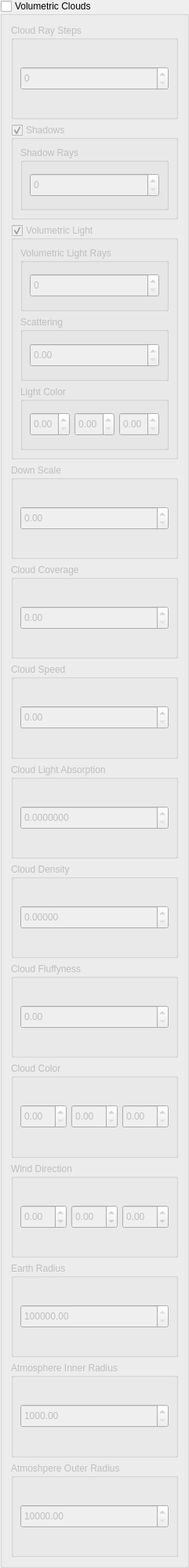
                   <widget class="QGroupBox" name="volumetricClouds">
                    <property name="minimumSize">
                     <size>
                      <width>0</width>
                      <height>2000</height>
                     </size>
                    </property>
                    <property name="title">
                     <string>Volumetric Clouds</string>
                    </property>
                    <property name="checkable">
                     <bool>true</bool>
                    </property>
                    <property name="checked">
                     <bool>false</bool>
                    </property>
                    <layout class="QVBoxLayout" name="verticalLayout_35">
                     <item>
                      <widget class="QGroupBox" name="groupBox_8">
                       <property name="title">
                        <string>Cloud Ray Steps</string>
                       </property>
                       <layout class="QVBoxLayout" name="verticalLayout_26">
                        <item>
                         <widget class="QSpinBox" name="vcCloudRaySteps">
                          <property name="minimumSize">
                           <size>
                            <width>0</width>
                            <height>30</height>
                           </size>
                          </property>
                          <property name="maximum">
                           <number>500</number>
                          </property>
                         </widget>
                        </item>
                       </layout>
                      </widget>
                     </item>
                     <item>
                      <widget class="QGroupBox" name="vcShadows">
                       <property name="enabled">
                        <bool>false</bool>
                       </property>
                       <property name="title">
                        <string>Shadows</string>
                       </property>
                       <property name="checkable">
                        <bool>true</bool>
                       </property>
                       <layout class="QVBoxLayout" name="verticalLayout_48">
                        <item>
                         <widget class="QGroupBox" name="groupBox_9">
                          <property name="title">
                           <string>Shadow Rays</string>
                          </property>
                          <layout class="QVBoxLayout" name="verticalLayout_49">
                           <item>
                            <widget class="QSpinBox" name="vcShadowRays">
                             <property name="minimumSize">
                              <size>
                               <width>0</width>
                               <height>30</height>
                              </size>
                             </property>
                             <property name="maximum">
                              <number>500</number>
                             </property>
                            </widget>
                           </item>
                          </layout>
                         </widget>
                        </item>
                       </layout>
                      </widget>
                     </item>
                     <item>
                      <widget class="QGroupBox" name="vcVolumetricLight">
                       <property name="minimumSize">
                        <size>
                         <width>0</width>
                         <height>300</height>
                        </size>
                       </property>
                       <property name="title">
                        <string>Volumetric Light</string>
                       </property>
                       <property name="checkable">
                        <bool>true</bool>
                       </property>
                       <layout class="QVBoxLayout" name="verticalLayout_50">
                        <item>
                         <widget class="QGroupBox" name="groupBox_15">
                          <property name="title">
                           <string>Volumetric Light Rays</string>
                          </property>
                          <layout class="QVBoxLayout" name="verticalLayout_51">
                           <item>
                            <widget class="QSpinBox" name="vcVolumetricLightRays">
                             <property name="minimumSize">
                              <size>
                               <width>0</width>
                               <height>30</height>
                              </size>
                             </property>
                             <property name="maximum">
                              <number>500</number>
                             </property>
                            </widget>
                           </item>
                          </layout>
                         </widget>
                        </item>
                        <item>
                         <widget class="QGroupBox" name="groupBox_26">
                          <property name="title">
                           <string>Scattering</string>
                          </property>
                          <layout class="QVBoxLayout" name="verticalLayout_52">
                           <item>
                            <widget class="QDoubleSpinBox" name="vcVLScattering">
                             <property name="minimumSize">
                              <size>
                               <width>0</width>
                               <height>30</height>
                              </size>
                             </property>
                             <property name="maximum">
                              <double>1.000000000000000</double>
                             </property>
                             <property name="singleStep">
                              <double>0.100000000000000</double>
                             </property>
                            </widget>
                           </item>
                          </layout>
                         </widget>
                        </item>
                        <item>
                         <widget class="QGroupBox" name="groupBox_25">
                          <property name="title">
                           <string>Light Color</string>
                          </property>
                          <layout class="QHBoxLayout" name="horizontalLayout_19">
                           <item>
                            <widget class="QDoubleSpinBox" name="vcVLCol0">
                             <property name="minimumSize">
                              <size>
                               <width>0</width>
                               <height>30</height>
                              </size>
                             </property>
                             <property name="maximum">
                              <double>1.000000000000000</double>
                             </property>
                             <property name="singleStep">
                              <double>0.100000000000000</double>
                             </property>
                            </widget>
                           </item>
                           <item>
                            <widget class="QDoubleSpinBox" name="vcVLCol1">
                             <property name="minimumSize">
                              <size>
                               <width>0</width>
                               <height>30</height>
                              </size>
                             </property>
                             <property name="maximum">
                              <double>1.000000000000000</double>
                             </property>
                             <property name="singleStep">
                              <double>0.100000000000000</double>
                             </property>
                            </widget>
                           </item>
                           <item>
                            <widget class="QDoubleSpinBox" name="vcVLCol2">
                             <property name="minimumSize">
                              <size>
                               <width>0</width>
                               <height>30</height>
                              </size>
                             </property>
                             <property name="minimum">
                              <double>0.000000000000000</double>
                             </property>
                             <property name="maximum">
                              <double>1.000000000000000</double>
                             </property>
                             <property name="singleStep">
                              <double>0.100000000000000</double>
                             </property>
                            </widget>
                           </item>
                          </layout>
                         </widget>
                        </item>
                       </layout>
                      </widget>
                     </item>
                     <item>
                      <widget class="QGroupBox" name="groupBox_48">
                       <property name="title">
                        <string>Down Scale</string>
                       </property>
                       <layout class="QVBoxLayout" name="verticalLayout_69">
                        <item>
                         <widget class="QDoubleSpinBox" name="vcDownScale">
                          <property name="enabled">
                           <bool>false</bool>
                          </property>
                          <property name="minimumSize">
                           <size>
                            <width>0</width>
                            <height>30</height>
                           </size>
                          </property>
                          <property name="maximum">
                           <double>2.000000000000000</double>
                          </property>
                          <property name="singleStep">
                           <double>0.050000000000000</double>
                          </property>
                         </widget>
                        </item>
                       </layout>
                      </widget>
                     </item>
                     <item>
                      <widget class="QGroupBox" name="groupBox_19">
                       <property name="title">
                        <string>Cloud Coverage</string>
                       </property>
                       <layout class="QVBoxLayout" name="verticalLayout_39">
                        <item>
                         <widget class="QDoubleSpinBox" name="vcCoverage">
                          <property name="minimumSize">
                           <size>
                            <width>0</width>
                            <height>30</height>
                           </size>
                          </property>
                          <property name="maximum">
                           <double>1.000000000000000</double>
                          </property>
                          <property name="singleStep">
                           <double>0.100000000000000</double>
                          </property>
                         </widget>
                        </item>
                       </layout>
                      </widget>
                     </item>
                     <item>
                      <widget class="QGroupBox" name="groupBox_21">
                       <property name="title">
                        <string>Cloud Speed</string>
                       </property>
                       <layout class="QVBoxLayout" name="verticalLayout_40">
                        <item>
                         <widget class="QDoubleSpinBox" name="vcSpeed">
                          <property name="minimumSize">
                           <size>
                            <width>0</width>
                            <height>30</height>
                           </size>
                          </property>
                          <property name="maximum">
                           <double>10000.000000000000000</double>
                          </property>
                          <property name="singleStep">
                           <double>10.000000000000000</double>
                          </property>
                         </widget>
                        </item>
                       </layout>
                      </widget>
                     </item>
                     <item>
                      <widget class="QGroupBox" name="groupBox_28">
                       <property name="title">
                        <string>Cloud Light Absorption</string>
                       </property>
                       <layout class="QVBoxLayout" name="verticalLayout_42">
                        <item>
                         <widget class="QDoubleSpinBox" name="vcLightAbsorption">
                          <property name="enabled">
                           <bool>false</bool>
                          </property>
                          <property name="minimumSize">
                           <size>
                            <width>0</width>
                            <height>30</height>
                           </size>
                          </property>
                          <property name="decimals">
                           <number>7</number>
                          </property>
                          <property name="maximum">
                           <double>1.000000000000000</double>
                          </property>
                          <property name="singleStep">
                           <double>0.000500000000000</double>
                          </property>
                         </widget>
                        </item>
                       </layout>
                      </widget>
                     </item>
                     <item>
                      <widget class="QGroupBox" name="groupBox_23">
                       <property name="title">
                        <string>Cloud Density</string>
                       </property>
                       <layout class="QVBoxLayout" name="verticalLayout_43">
                        <item>
                         <widget class="QDoubleSpinBox" name="vcDensity">
                          <property name="minimumSize">
                           <size>
                            <width>0</width>
                            <height>30</height>
                           </size>
                          </property>
                          <property name="decimals">
                           <number>5</number>
                          </property>
                          <property name="maximum">
                           <double>1.000000000000000</double>
                          </property>
                          <property name="singleStep">
                           <double>0.000010000000000</double>
                          </property>
                         </widget>
                        </item>
                       </layout>
                      </widget>
                     </item>
                     <item>
                      <widget class="QGroupBox" name="groupBox_22">
                       <property name="title">
                        <string>Cloud Fluffyness</string>
                       </property>
                       <layout class="QVBoxLayout" name="verticalLayout_46">
                        <item>
                         <widget class="QDoubleSpinBox" name="vcCrispiness">
                          <property name="minimumSize">
                           <size>
                            <width>0</width>
                            <height>30</height>
                           </size>
                          </property>
                          <property name="maximum">
                           <double>100.000000000000000</double>
                          </property>
                          <property name="singleStep">
                           <double>1.000000000000000</double>
                          </property>
                         </widget>
                        </item>
                       </layout>
                      </widget>
                     </item>
                     <item>
                      <widget class="QGroupBox" name="groupBox_30">
                       <property name="title">
                        <string>Cloud Color</string>
                       </property>
                       <layout class="QHBoxLayout" name="horizontalLayout_9">
                        <item>
                         <widget class="QDoubleSpinBox" name="vcCloudColor0">
                          <property name="minimumSize">
                           <size>
                            <width>0</width>
                            <height>30</height>
                           </size>
                          </property>
                          <property name="maximum">
                           <double>1.000000000000000</double>
                          </property>
                          <property name="singleStep">
                           <double>0.100000000000000</double>
                          </property>
                         </widget>
                        </item>
                        <item>
                         <widget class="QDoubleSpinBox" name="vcCloudColor1">
                          <property name="minimumSize">
                           <size>
                            <width>0</width>
                            <height>30</height>
                           </size>
                          </property>
                          <property name="maximum">
                           <double>1.000000000000000</double>
                          </property>
                          <property name="singleStep">
                           <double>0.100000000000000</double>
                          </property>
                         </widget>
                        </item>
                        <item>
                         <widget class="QDoubleSpinBox" name="vcCloudColor2">
                          <property name="minimumSize">
                           <size>
                            <width>0</width>
                            <height>30</height>
                           </size>
                          </property>
                          <property name="maximum">
                           <double>1.000000000000000</double>
                          </property>
                          <property name="singleStep">
                           <double>0.100000000000000</double>
                          </property>
                         </widget>
                        </item>
                       </layout>
                      </widget>
                     </item>
                     <item>
                      <widget class="QGroupBox" name="groupBox_47">
                       <property name="title">
                        <string>Wind Direction</string>
                       </property>
                       <layout class="QHBoxLayout" name="horizontalLayout_20">
                        <item>
                         <widget class="QDoubleSpinBox" name="vcWD0">
                          <property name="minimumSize">
                           <size>
                            <width>0</width>
                            <height>30</height>
                           </size>
                          </property>
                          <property name="minimum">
                           <double>-1.000000000000000</double>
                          </property>
                          <property name="maximum">
                           <double>1.000000000000000</double>
                          </property>
                          <property name="singleStep">
                           <double>0.100000000000000</double>
                          </property>
                         </widget>
                        </item>
                        <item>
                         <widget class="QDoubleSpinBox" name="vcWD1">
                          <property name="minimumSize">
                           <size>
                            <width>0</width>
                            <height>30</height>
                           </size>
                          </property>
                          <property name="minimum">
                           <double>-1.000000000000000</double>
                          </property>
                          <property name="maximum">
                           <double>1.000000000000000</double>
                          </property>
                          <property name="singleStep">
                           <double>0.100000000000000</double>
                          </property>
                         </widget>
                        </item>
                        <item>
                         <widget class="QDoubleSpinBox" name="vcWD2">
                          <property name="minimumSize">
                           <size>
                            <width>0</width>
                            <height>30</height>
                           </size>
                          </property>
                          <property name="minimum">
                           <double>-1.000000000000000</double>
                          </property>
                          <property name="maximum">
                           <double>1.000000000000000</double>
                          </property>
                          <property name="singleStep">
                           <double>0.100000000000000</double>
                          </property>
                         </widget>
                        </item>
                       </layout>
                      </widget>
                     </item>
                     <item>
                      <widget class="QGroupBox" name="groupBox_31">
                       <property name="title">
                        <string>Earth Radius</string>
                       </property>
                       <layout class="QVBoxLayout" name="verticalLayout_53">
                        <item>
                         <widget class="QDoubleSpinBox" name="vcEarthRadius">
                          <property name="minimumSize">
                           <size>
                            <width>0</width>
                            <height>30</height>
                           </size>
                          </property>
                          <property name="minimum">
                           <double>200000.000000000000000</double>
                          </property>
                          <property name="maximum">
                           <double>2000000.000000000000000</double>
                          </property>
                          <property name="singleStep">
                           <double>5000.000000000000000</double>
                          </property>
                         </widget>
                        </item>
                       </layout>
                      </widget>
                     </item>
                     <item>
                      <widget class="QGroupBox" name="groupBox_34">
                       <property name="title">
                        <string>Atmosphere Inner Radius</string>
                       </property>
                       <layout class="QVBoxLayout" name="verticalLayout_54">
                        <item>
                         <widget class="QDoubleSpinBox" name="vcAIR">
                          <property name="minimumSize">
                           <size>
                            <width>0</width>
                            <height>30</height>
                           </size>
                          </property>
                          <property name="minimum">
                           <double>1000.000000000000000</double>
                          </property>
                          <property name="maximum">
                           <double>100000.000000000000000</double>
                          </property>
                          <property name="singleStep">
                           <double>500.000000000000000</double>
                          </property>
                         </widget>
                        </item>
                       </layout>
                      </widget>
                     </item>
                     <item>
                      <widget class="QGroupBox" name="groupBox_35">
                       <property name="title">
                        <string>Atmoshpere Outer Radius</string>
                       </property>
                       <layout class="QVBoxLayout" name="verticalLayout_68">
                        <item>
                         <widget class="QDoubleSpinBox" name="vcAOR">
                          <property name="minimumSize">
                           <size>
                            <width>0</width>
                            <height>30</height>
                           </size>
                          </property>
                          <property name="minimum">
                           <double>10000.000000000000000</double>
                          </property>
                          <property name="maximum">
                           <double>400000.000000000000000</double>
                          </property>
                          <property name="singleStep">
                           <double>500.000000000000000</double>
                          </property>
                         </widget>
                        </item>
                       </layout>
                      </widget>
                     </item>
                    </layout>
                   </widget>
